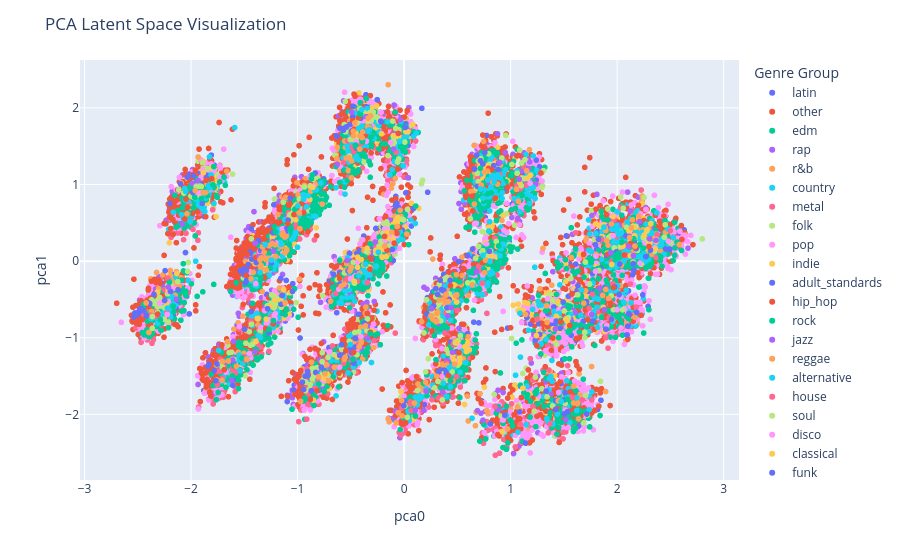
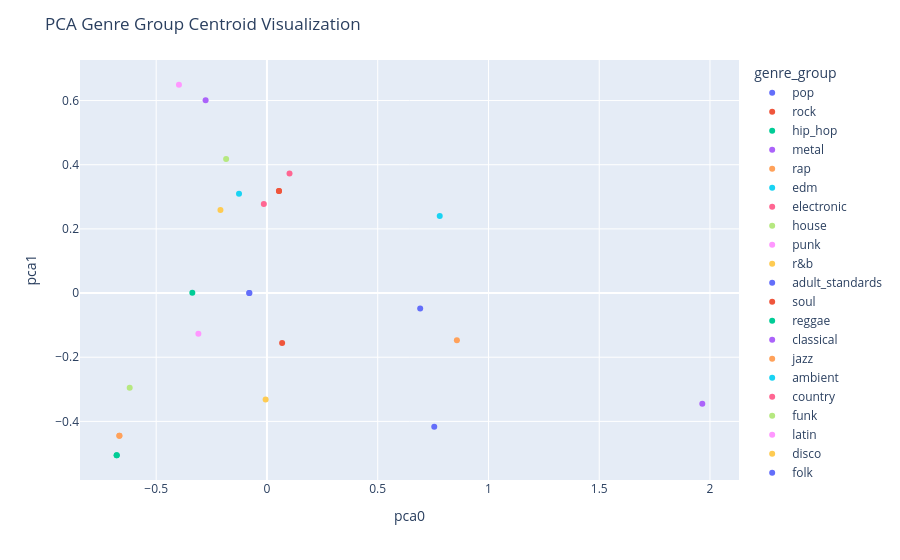
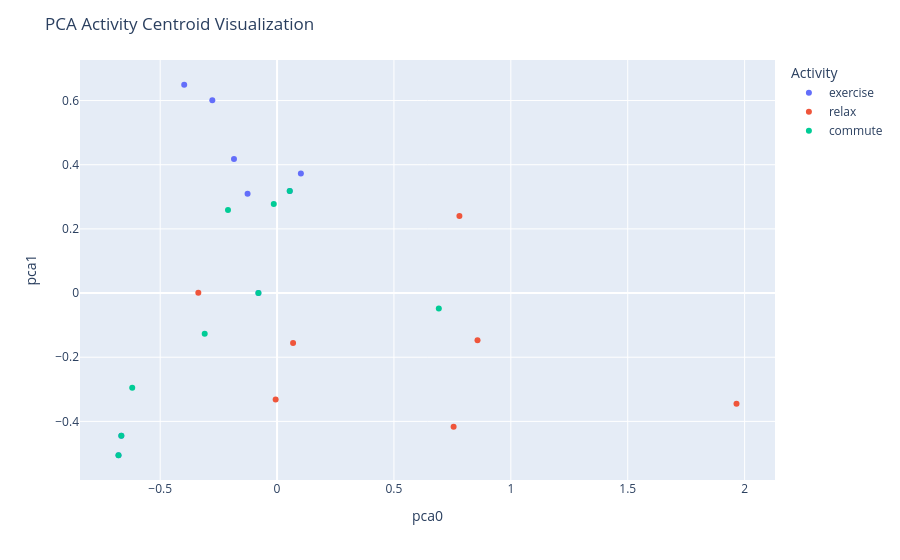

Source (notebook cell) for these figures, in order:
### Code cell
%run 03_encoder_inference.ipynb

### Figure 1 — Plotly figure (JSON) as saved in the notebook; plotly's stock layout.template omitted (floating-point values rounded to 4 significant figures; data arrays with more than 128 entries replaced by an {"elided": "..."} marker saying what was removed)
{"data": [{"hovertemplate": "genre_group=latin<br>pca0=%{x}<br>pca1=%{y}<extra></extra>", "legendgroup": "latin", "marker": {"color": "#636efa", "symbol": "circle"}, "mode": "markers", "name": "latin", "showlegend": true, "type": "scattergl", "x": {"elided": "501 float values"}, "xaxis": "x", "y": {"elided": "501 float values"}, "yaxis": "y"}, {"hovertemplate": "genre_group=other<br>pca0=%{x}<br>pca1=%{y}<extra></extra>", "legendgroup": "other", "marker": {"color": "#EF553B", "symbol": "circle"}, "mode": "markers", "name": "other", "showlegend": true, "type": "scattergl", "x": {"elided": "5756 float values"}, "xaxis": "x", "y": {"elided": "5756 float values"}, "yaxis": "y"}, {"hovertemplate": "genre_group=edm<br>pca0=%{x}<br>pca1=%{y}<extra></extra>", "legendgroup": "edm", "marker": {"color": "#00cc96", "symbol": "circle"}, "mode": "markers", "name": "edm", "showlegend": true, "type": "scattergl", "x": {"elided": "249 float values"}, "xaxis": "x", "y": {"elided": "249 float values"}, "yaxis": "y"}, {"hovertemplate": "genre_group=rap<br>pca0=%{x}<br>pca1=%{y}<extra></extra>", "legendgroup": "rap", "marker": {"color": "#ab63fa", "symbol": "circle"}, "mode": "markers", "name": "rap", "showlegend": true, "type": "scattergl", "x": {"elided": "1027 float values"}, "xaxis": "x", "y": {"elided": "1027 float values"}, "yaxis": "y"}, {"hovertemplate": "genre_group=r&b<br>pca0=%{x}<br>pca1=%{y}<extra></extra>", "legendgroup": "r&b", "marker": {"color": "#FFA15A", "symbol": "circle"}, "mode": "markers", "name": "r&b", "showlegend": true, "type": "scattergl", "x": {"elided": "770 float values"}, "xaxis": "x", "y": {"elided": "770 float values"}, "yaxis": "y"}, {"hovertemplate": "genre_group=country<br>pca0=%{x}<br>pca1=%{y}<extra></extra>", "legendgroup": "country", "marker": {"color": "#19d3f3", "symbol": "circle"}, "mode": "markers", "name": "country", "showlegend": true, "type": "scattergl", "x": {"elided": "1643 float values"}, "xaxis": "x", "y": {"elided": "1643 float values"}, "yaxis": "y"}, {"hovertemplate": "genre_group=metal<br>pca0=%{x}<br>pca1=%{y}<extra></extra>", "legendgroup": "metal", "marker": {"color": "#FF6692", "symbol": "circle"}, "mode": "markers", "name": "metal", "showlegend": true, "type": "scattergl", "x": {"elided": "1077 float values"}, "xaxis": "x", "y": {"elided": "1077 float values"}, "yaxis": "y"}, {"hovertemplate": "genre_group=folk<br>pca0=%{x}<br>pca1=%{y}<extra></extra>", "legendgroup": "folk", "marker": {"color": "#B6E880", "symbol": "circle"}, "mode": "markers", "name": "folk", "showlegend": true, "type": "scattergl", "x": {"elided": "455 float values"}, "xaxis": "x", "y": {"elided": "455 float values"}, "yaxis": "y"}, {"hovertemplate": "genre_group=pop<br>pca0=%{x}<br>pca1=%{y}<extra></extra>", "legendgroup": "pop", "marker": {"color": "#FF97FF", "symbol": "circle"}, "mode": "markers", "name": "pop", "showlegend": true, "type": "scattergl", "x": {"elided": "5758 float values"}, "xaxis": "x", "y": {"elided": "5758 float values"}, "yaxis": "y"}, {"hovertemplate": "genre_group=indie<br>pca0=%{x}<br>pca1=%{y}<extra></extra>", "legendgroup": "indie", "marker": {"color": "#FECB52", "symbol": "circle"}, "mode": "markers", "name": "indie", "showlegend": true, "type": "scattergl", "x": {"elided": "722 float values"}, "xaxis": "x", "y": {"elided": "722 float values"}, "yaxis": "y"}, {"hovertemplate": "genre_group=adult_standards<br>pca0=%{x}<br>pca1=%{y}<extra></extra>", "legendgroup": "adult_standards", "marker": {"color": "#636efa", "symbol": "circle"}, "mode": "markers", "name": "adult_standards", "showlegend": true, "type": "scattergl", "x": {"elided": "567 float values"}, "xaxis": "x", "y": {"elided": "567 float values"}, "yaxis": "y"}, {"hovertemplate": "genre_group=hip_hop<br>pca0=%{x}<br>pca1=%{y}<extra></extra>", "legendgroup": "hip_hop", "marker": {"color": "#EF553B", "symbol": "circle"}, "mode": "markers", "name": "hip_hop", "showlegend": true, "type": "scattergl", "x": {"elided": "2257 float values"}, "xaxis": "x", "y": {"elided": "2257 float values"}, "yaxis": "y"}, {"hovertemplate": "genre_group=rock<br>pca0=%{x}<br>pca1=%{y}<extra></extra>", "legendgroup": "rock", "marker": {"color": "#00cc96", "symbol": "circle"}, "mode": "markers", "name": "rock", "showlegend": true, "type": "scattergl", "x": {"elided": "2545 float values"}, "xaxis": "x", "y": {"elided": "2545 float values"}, "yaxis": "y"}, {"hovertemplate": "genre_group=jazz<br>pca0=%{x}<br>pca1=%{y}<extra></extra>", "legendgroup": "jazz", "marker": {"color": "#ab63fa", "symbol": "circle"}, "mode": "markers", "name": "jazz", "showlegend": true, "type": "scattergl", "x": [0.4112, -1.103, 0.3718, -0.09367, -0.05405, 2.123, 0.8442, 0.3756, -1.717, 0.7405, -0.4508, 1.496, 1.068, -1.106, -1.429, 1.155, -0.9844, -0.7939, -0.7909, 0.7561, 1.96, 1.154, -0.5122, 1.565, -1.011, -0.3898, -0.3285, -0.4265, -1.242, -0.4094, 2.316, 0.02066, 1.377, -1.309, 2.016, -0.6634, -0.4425, 0.4005, 0.3622, -2.333, -2.153, -1.397, 1.012, -1.258, -0.4451, -0.3304, 1.093, 1.763, -2.191, -0.9872, 0.5155, 1.068, -1.588, -0.498, -0.338, 1.583, 0.3628, -0.5057, -1.185, -0.4055, -1.398, 1.635, 2.209, 0.4802, -1.987, 1.237, 1.179, 0.02806, -0.02167, 0.7722, -2.251, -0.3457, -1.29, 0.4051, -0.855, 1.186, 0.7361, -1.61, -0.003316, -1.268, 0.472, 1.095, 1.219, -0.2717, 0.4118, 0.8855, 0.3206, 1.168, 0.3744, -1.307, -0.4403, -0.1386, -0.3974, 0.9499, -0.7713, 1.607, 0.7954, 0.0315, 0.4683, 1.852, 1.916, -0.3879, -0.3009, 0.4619, -0.4091, -0.724, -0.3626, 2.279, -1.483], "xaxis": "x", "y": [-1.579, 0.5538, -0.3162, 1.666, 1.687, 0.6536, 1.06, -0.6022, -1.393, -2.076, 1.767, -0.6214, 0.558, 0.5727, 0.05026, -0.6818, 0.6928, -1.29, -1.41, 1.187, 0.5417, 1.045, -1.164, -0.7594, 0.3904, 1.897, 1.9, 1.789, 0.2939, 1.832, 0.4326, 1.66, -1.73, 0.1723, 0.474, -1.408, -0.1444, -1.3, -0.3322, -0.3638, -0.3548, 0.01475, 0.5694, -0.565, -0.1854, 1.826, 1.054, 0.5949, -0.4267, 0.7534, -0.8766, 0.9564, -1.279, -1.066, 1.871, -0.2634, -1.707, -0.4275, -0.7882, -1.076, -1.182, -0.4281, 0.5148, -0.3161, 1.01, 1.006, 1.295, 1.72, 1.615, 0.9562, -0.3368, 1.747, 0.2163, -0.3618, -1.597, 1.07, 1.019, -1.3, -1.819, 0.1693, -1.286, 1.177, -0.9574, 0.2491, -1.31, -1.941, -0.8123, 1.207, -0.4881, -0.607, -1.187, 0.5357, 1.892, 1.416, -1.629, -0.6726, 1.283, 1.091, -1.044, -0.4371, 0.4528, 1.98, 0.1099, -1.219, 1.541, -1.499, -0.1196, 0.3227, 0.03334], "yaxis": "y"}, {"hovertemplate": "genre_group=reggae<br>pca0=%{x}<br>pca1=%{y}<extra></extra>", "legendgroup": "reggae", "marker": {"color": "#FFA15A", "symbol": "circle"}, "mode": "markers", "name": "reggae", "showlegend": true, "type": "scattergl", "x": {"elided": "250 float values"}, "xaxis": "x", "y": {"elided": "250 float values"}, "yaxis": "y"}, {"hovertemplate": "genre_group=alternative<br>pca0=%{x}<br>pca1=%{y}<extra></extra>", "legendgroup": "alternative", "marker": {"color": "#19d3f3", "symbol": "circle"}, "mode": "markers", "name": "alternative", "showlegend": true, "type": "scattergl", "x": {"elided": "645 float values"}, "xaxis": "x", "y": {"elided": "645 float values"}, "yaxis": "y"}, {"hovertemplate": "genre_group=house<br>pca0=%{x}<br>pca1=%{y}<extra></extra>", "legendgroup": "house", "marker": {"color": "#FF6692", "symbol": "circle"}, "mode": "markers", "name": "house", "showlegend": true, "type": "scattergl", "x": {"elided": "178 float values"}, "xaxis": "x", "y": {"elided": "178 float values"}, "yaxis": "y"}, {"hovertemplate": "genre_group=soul<br>pca0=%{x}<br>pca1=%{y}<extra></extra>", "legendgroup": "soul", "marker": {"color": "#B6E880", "symbol": "circle"}, "mode": "markers", "name": "soul", "showlegend": true, "type": "scattergl", "x": {"elided": "351 float values"}, "xaxis": "x", "y": {"elided": "351 float values"}, "yaxis": "y"}, {"hovertemplate": "genre_group=disco<br>pca0=%{x}<br>pca1=%{y}<extra></extra>", "legendgroup": "disco", "marker": {"color": "#FF97FF", "symbol": "circle"}, "mode": "markers", "name": "disco", "showlegend": true, "type": "scattergl", "x": [-2.294, -0.1784, -0.4511, -0.4888, 1.542, -1.355, 2.481, -0.3928, -1.671, 1.478, 0.4524, -0.765, -0.612, 0.6783, 2.355, -0.6061, 0.7745, 2.168, 2.214, 1.801, -1.262, -1.965, -0.307, -2.167, 1.797, -1.612, 1.183, 1.451, -0.9957, -1.144, 0.4504, 0.4784, -0.3538, 2.247, -1.29, 0.794, -1.453, 0.7372, -0.4052, -1.257, 2.037, -0.3843, -0.6978, 1.391, 0.5211, -1.266, -1.307, -0.5019, -1.918, -1.206, 2.035, -0.4363, 1.513, -1.219, -1.905, -1.262, 0.7394, 0.8393, -0.457, -1.444, -2.224, 0.9295, 1.961, 1.105, -0.4696, -2.254, 1.601, -1.343, 1.768, -0.1352, -1.205, 1.902, 1.44, -0.0698, -0.1267, -1.295, -0.398, -0.7336, -2.215, 2.121, -1.139, 0.775, -1.393, -0.1498, -0.189, -0.4345, -0.9283, 1.346, -1.21, 2.31, -0.1817, -0.287, -0.1143, 2.009, -2.21, -1.212, -1.292, -0.9805, 1.999, -0.001273, -1.364, 0.3587, 0.354, -1.548], "xaxis": "x", "y": [-0.5478, 0.2738, 1.558, 1.762, -2.17, 0.1279, 0.2581, 1.783, -1.452, -1.51, -1.259, -1.569, -0.3651, 0.4937, 0.1738, -1.383, 1.19, -0.4436, -0.02622, 0.0652, 0.1997, 0.8517, 1.768, -0.3528, -0.1327, -1.282, 1.017, -1.714, 0.6515, 0.4191, -1.21, -1.303, 1.566, 0.2296, 0.2013, 1.164, -1.207, 1.226, -0.9867, 0.1014, -0.8707, 1.822, -1.185, -0.766, -1.113, 0.04722, -0.6459, -0.2283, 0.8906, 0.1921, -0.4682, -0.009561, -1.943, -0.7144, 1.096, -0.7676, -0.1779, 0.06657, -0.1906, -0.1427, -0.6966, -2.075, 0.3309, 0.3418, -0.2057, -0.5167, -1.564, -0.8651, 0.4536, 0.3197, 0.2369, -0.8396, -1.822, 0.3316, 1.548, -0.01917, 1.747, -1.475, -0.5313, 0.344, 0.4239, 0.2255, -0.2941, 0.4133, 0.1483, -1.143, 0.7938, -0.4916, -0.688, 0.2343, 0.4213, -0.8212, 0.256, 0.3716, -0.3983, -0.7503, -0.8134, 0.6572, -0.6342, -1.76, -0.1704, -1.505, -1.143, -0.8531], "yaxis": "y"}, {"hovertemplate": "genre_group=classical<br>pca0=%{x}<br>pca1=%{y}<extra></extra>", "legendgroup": "classical", "marker": {"color": "#FECB52", "symbol": "circle"}, "mode": "markers", "name": "classical", "showlegend": true, "type": "scattergl", "x": {"elided": "138 float values"}, "xaxis": "x", "y": {"elided": "138 float values"}, "yaxis": "y"}, {"hovertemplate": "genre_group=funk<br>pca0=%{x}<br>pca1=%{y}<extra></extra>", "legendgroup": "funk", "marker": {"color": "#636efa", "symbol": "circle"}, "mode": "markers", "name": "funk", "showlegend": true, "type": "scattergl", "x": {"elided": "189 float values"}, "xaxis": "x", "y": {"elided": "189 float values"}, "yaxis": "y"}, {"hovertemplate": "genre_group=ambient<br>pca0=%{x}<br>pca1=%{y}<extra></extra>", "legendgroup": "ambient", "marker": {"color": "#EF553B", "symbol": "circle"}, "mode": "markers", "name": "ambient", "showlegend": true, "type": "scattergl", "x": [-0.1829, -0.8183, 0.5144, -0.3748, -1.481, 2.13, 0.01515, 1.346, -0.8804, -1.394, 0.8849, -0.701, -0.4884, 0.6448, 1.9, 0.7765, -2.313, -0.6041, 0.6398, 1.913, 2.299, -0.4743, 1.936, 0.8715, 2.067, -0.3209, -0.3648, 2.126, -0.3096, 1.556, -0.06036, -0.5505, -1.472, 0.3841, -2.048, 1.558, -0.9301, -1.988, -0.5465, 0.785, 0.8229, -1.082, -0.317, 0.5068, 2.169, -2.03, -1.806, -1.09, -0.3979, -0.3169, -1.311, -0.4273, -1.94, -0.6115, 0.4353, -0.2816, -0.4706, 0.8305, -0.1606, -1.396, -0.9431, -1.689, 1.966, -0.9029, -0.06691, -0.0767, -0.9638, -1.006, -0.0441, 0.8557, -0.4816, 1.284, 1.396, -1.859, 1.865, 0.4176, -0.3621, -1.034, -0.9622, 1.246, -1.228, 1.936, -0.05462, -0.6689, -2.058, -1.979, 0.7927, 1.726, -0.0924, -1.292, -1.298, 1.47, -1.384, 0.737], "xaxis": "x", "y": [0.3232, -1.689, -1.195, -1.082, -0.1867, 0.2246, -2.111, -0.8553, -1.802, 0.05022, 1.019, -1.583, 1.67, 0.6545, 0.6047, 1.059, -0.6906, -0.2258, 0.8465, 0.09092, 0.191, -1.189, -0.5771, -2.096, 0.07969, -0.1055, 1.442, 0.2299, 1.412, -0.84, 1.202, -1.275, 0.08439, -0.4796, 0.8093, -1.707, 0.7237, 0.6209, -1.17, 0.9887, 1.193, 0.7268, -0.9282, -0.3631, 0.1814, 0.703, 1.076, 0.4884, -1.1, -0.9892, -0.2085, 1.87, 0.6463, -1.461, -0.3211, -0.641, 1.72, -0.01777, 0.1421, -0.1306, 0.6347, -1.417, -0.3453, 0.385, 0.3615, 0.417, 0.3914, 0.6971, 0.4433, 0.8233, 1.835, 1.15, -1.003, 1.055, -0.6451, -1.494, 1.646, 0.6086, 0.7531, -1.105, -0.8193, -0.5492, 1.667, -1.379, 0.5503, 0.6973, 1.209, -0.7655, 0.2354, 0.1331, -0.8763, -0.7914, -0.1069, -0.02128], "yaxis": "y"}, {"hovertemplate": "genre_group=punk<br>pca0=%{x}<br>pca1=%{y}<extra></extra>", "legendgroup": "punk", "marker": {"color": "#00cc96", "symbol": "circle"}, "mode": "markers", "name": "punk", "showlegend": true, "type": "scattergl", "x": [-1.848, 2.151, -1.243, -0.3917, 0.4353, -0.3978, -1.387, 0.6951, -0.4768, 1.107, 0.215, 0.8872, -0.3294, -1.062, -1.027, -1.966, -0.3789, -1.381, 0.852, -2.289, -1.354, -2.167, -0.4292, 0.5008, 2.04, 2.017, -1.267, -0.9312, -1.037, -1.321, 0.7445, -0.3915, -0.8396, -0.407, -1.068, 0.7899, -0.8213, -0.2729, 0.8802, -1.228, -2.203, 2.212, -0.4138, -0.4445, -0.9323, -0.3054, -2.161, -1.475, 0.7471, -0.3976, -0.8651, -0.1078, -1.215, -1.878, 0.834, 0.526, -0.4554, 1.896, 0.8171, -0.844, 0.7283, -0.4488, -0.9585, -1.903, -0.9032, 0.7863, -0.3758, 1.965, 0.2759, -0.7995, 1.898, -2.109, 0.93, -1.213, -0.7769, 0.7654, -1.597, -0.7451, -1.348, 0.3163, -1.794, -1.612, 0.9022, 0.7501, 0.7168, -1.522, -1.188, -1.977, 0.7079, 1.981, 0.8723, 0.786, 0.7157, 0.9886, -0.3298, -0.3172, -0.9714, -0.4009, 0.7914, -0.7313, -1.256, -1.267, 1.531, -0.4568, 2.41, 2.014, -0.9324, -0.48, -0.3629, 0.8723, 2.015, 2.157, -2.026, -0.3904, 0.7347, 0.7176, -0.323, -0.9454, -1.208, 1.515, 2.248], "xaxis": "x", "y": [0.8537, 0.5749, 0.2045, 1.56, -1.558, 1.595, -0.1767, 0.5629, 1.171, 0.8575, -1.758, 0.1977, 1.302, 0.435, 0.6747, 0.833, 1.4, -1.289, 1.138, -0.7626, -0.1054, -0.5888, 1.191, -0.3836, 0.2444, 0.04336, 0.1029, -1.784, -0.6283, -0.02912, 1.019, -0.2129, 0.6642, 1.916, 0.4114, -0.04026, 0.7187, -0.1433, -0.06503, -0.7749, -0.2755, 0.2179, 1.931, -0.1979, 0.4801, 1.624, -0.6619, -1.418, 0.7833, 1.579, 0.653, 0.4414, -0.9926, 0.9058, -0.06465, -0.2697, 1.501, -0.06652, 0.8914, 0.6784, 0.848, 1.498, 0.5371, 0.817, 0.529, 0.8798, 1.761, 0.08497, -0.8414, -1.603, 0.2212, -0.4949, -0.02954, 0.1757, 0.8739, -2.32, -1.365, -1.45, -0.2121, -0.8849, 0.9952, -1.497, 0.03723, -0.1077, 1.21, -1.265, 0.09638, 0.6976, -0.3687, 0.02279, 0.9712, 1.026, 0.9392, 0.3032, 1.747, -0.949, 0.4828, 1.691, 1.105, 0.8388, -0.08969, -0.8904, -1.8, 1.515, 0.05518, 0.1039, 0.5485, -1.282, -1.221, -0.01835, 0.0447, 0.2912, 0.6249, 1.57, 0.9987, 0.9207, 1.752, -1.825, 0.3816, 0.01966, 0.1693], "yaxis": "y"}, {"hovertemplate": "genre_group=electronic<br>pca0=%{x}<br>pca1=%{y}<extra></extra>", "legendgroup": "electronic", "marker": {"color": "#ab63fa", "symbol": "circle"}, "mode": "markers", "name": "electronic", "showlegend": true, "type": "scattergl", "x": [0.7974, 0.1034, -1.227, 1.42, 2.109, -0.5497, -0.5364, -0.3445, -1.665, 0.6886, -0.4915, -1.404, 0.8981, 1.939, -0.3482, 0.4558, -0.07874, -1.399, -1.61, -1.603, 1.835, -1.709, -2.14, -1.36, -0.7088, 2.152, 0.409, 0.4421, 2.306, 0.2071, 1.9, -2.082, -1.62, -2.213, -1.232, -0.1, -0.03731, -0.09434, 1.08, 1.879, 1.518, 2.366, 1.762, -1.934, 0.6797, 0.2574, -0.355, -0.6259, -0.402, 0.1852], "xaxis": "x", "y": [1.038, -1.945, 0.1295, -0.8853, 0.189, -0.3237, 0.008709, -1.006, -1.311, -1.951, 1.943, -0.1345, 1.287, 0.1087, -0.8444, -1.188, -1.955, 0.2325, -1.291, -1.047, -0.3549, -1.555, -0.4993, 0.06044, -1.37, 0.07218, -0.7152, -0.6066, 0.2906, -1.696, -0.3572, 0.4822, -1.556, -0.3397, 0.2521, 1.463, 1.843, 2.037, 1.068, -0.6322, -2.069, 0.2719, -0.6966, 1.05, -0.1382, -0.6195, 1.885, 1.265, -1.135, -1.946], "yaxis": "y"}, {"hovertemplate": "genre_group=gospel<br>pca0=%{x}<br>pca1=%{y}<extra></extra>", "legendgroup": "gospel", "marker": {"color": "#FFA15A", "symbol": "circle"}, "mode": "markers", "name": "gospel", "showlegend": true, "type": "scattergl", "x": {"elided": "149 float values"}, "xaxis": "x", "y": {"elided": "149 float values"}, "yaxis": "y"}, {"hovertemplate": "genre_group=christian<br>pca0=%{x}<br>pca1=%{y}<extra></extra>", "legendgroup": "christian", "marker": {"color": "#19d3f3", "symbol": "circle"}, "mode": "markers", "name": "christian", "showlegend": true, "type": "scattergl", "x": [1.665, -1.305, -0.9475, -2.051, -1.247, 1.087, -1.153, -0.3411, 0.4239, 0.8137, 1.285, 1.276, 1.732, -0.3619, 1.476, -0.9445, 0.3684, 0.7182, 1.996, -0.4248, 0.8095, -0.4274, -1.351, 0.8311, 0.8998, 1.995, 1.259, -0.3272, 2.04, -0.0414, -0.9963, 1.951, -0.9002, -0.3962, -0.5046, -0.2418, 0.9025, 1.733, 0.8465, 0.8212, 0.879, -0.3979, 1.99, 1.799, 2.017, 1.267, 1.876, 0.7404, 0.8743, 0.6377, 0.7839, 0.7405, -2.222, 0.7952, -0.9175], "xaxis": "x", "y": [-0.3759, 0.2152, 0.8681, 0.9091, 0.01301, -0.6796, 0.2197, 1.695, -1.389, 0.9658, -0.5764, -0.5675, 0.537, -0.04261, -1.831, 0.8069, -1.592, 0.9408, 0.2452, -0.1886, -0.004014, 1.734, -0.1482, 1.115, 0.06992, 0.4065, -0.525, 1.714, 0.371, 1.565, 0.7223, 0.4133, 0.853, 1.763, -1.089, 0.1157, 1.086, 0.1447, 1.035, 1.109, 1.125, 1.976, 0.4158, 0.3627, 0.3444, -0.5749, 0.4443, 0.8218, 1.094, -2.05, 1.06, 0.07573, -0.6136, 0.3929, 0.7083], "yaxis": "y"}], "layout": {"legend": {"title": {"text": "Genre Group"}, "tracegroupgap": 0}, "margin": {"t": 60}, "title": {"text": "PCA Latent Space Visualization"}, "xaxis": {"anchor": "y", "domain": [0, 1], "title": {"text": "pca0"}}, "yaxis": {"anchor": "x", "domain": [0, 1], "title": {"text": "pca1"}}}}

### Figure 2 — Plotly figure (JSON) as saved in the notebook; plotly's stock layout.template omitted (floating-point values rounded to 4 significant figures)
{"data": [{"hovertemplate": "genre_group=pop<br>pca0=%{x}<br>pca1=%{y}<extra></extra>", "legendgroup": "pop", "marker": {"color": "#636efa", "symbol": "circle"}, "mode": "markers", "name": "pop", "orientation": "v", "showlegend": true, "type": "scatter", "x": [-0.07974, -0.07974], "xaxis": "x", "y": [0.00045, 0.00045], "yaxis": "y"}, {"hovertemplate": "genre_group=rock<br>pca0=%{x}<br>pca1=%{y}<extra></extra>", "legendgroup": "rock", "marker": {"color": "#EF553B", "symbol": "circle"}, "mode": "markers", "name": "rock", "orientation": "v", "showlegend": true, "type": "scatter", "x": [0.05428, 0.05428], "xaxis": "x", "y": [0.3185, 0.3185], "yaxis": "y"}, {"hovertemplate": "genre_group=hip_hop<br>pca0=%{x}<br>pca1=%{y}<extra></extra>", "legendgroup": "hip_hop", "marker": {"color": "#00cc96", "symbol": "circle"}, "mode": "markers", "name": "hip_hop", "orientation": "v", "showlegend": true, "type": "scatter", "x": [-0.6783, -0.6783], "xaxis": "x", "y": [-0.5056, -0.5056], "yaxis": "y"}, {"hovertemplate": "genre_group=metal<br>pca0=%{x}<br>pca1=%{y}<extra></extra>", "legendgroup": "metal", "marker": {"color": "#ab63fa", "symbol": "circle"}, "mode": "markers", "name": "metal", "orientation": "v", "showlegend": true, "type": "scatter", "x": [-0.277], "xaxis": "x", "y": [0.6008], "yaxis": "y"}, {"hovertemplate": "genre_group=rap<br>pca0=%{x}<br>pca1=%{y}<extra></extra>", "legendgroup": "rap", "marker": {"color": "#FFA15A", "symbol": "circle"}, "mode": "markers", "name": "rap", "orientation": "v", "showlegend": true, "type": "scatter", "x": [-0.6661, -0.6661], "xaxis": "x", "y": [-0.4447, -0.4447], "yaxis": "y"}, {"hovertemplate": "genre_group=edm<br>pca0=%{x}<br>pca1=%{y}<extra></extra>", "legendgroup": "edm", "marker": {"color": "#19d3f3", "symbol": "circle"}, "mode": "markers", "name": "edm", "orientation": "v", "showlegend": true, "type": "scatter", "x": [-0.1261], "xaxis": "x", "y": [0.3098], "yaxis": "y"}, {"hovertemplate": "genre_group=electronic<br>pca0=%{x}<br>pca1=%{y}<extra></extra>", "legendgroup": "electronic", "marker": {"color": "#FF6692", "symbol": "circle"}, "mode": "markers", "name": "electronic", "orientation": "v", "showlegend": true, "type": "scatter", "x": [0.1019], "xaxis": "x", "y": [0.3728], "yaxis": "y"}, {"hovertemplate": "genre_group=house<br>pca0=%{x}<br>pca1=%{y}<extra></extra>", "legendgroup": "house", "marker": {"color": "#B6E880", "symbol": "circle"}, "mode": "markers", "name": "house", "orientation": "v", "showlegend": true, "type": "scatter", "x": [-0.1843], "xaxis": "x", "y": [0.4182], "yaxis": "y"}, {"hovertemplate": "genre_group=punk<br>pca0=%{x}<br>pca1=%{y}<extra></extra>", "legendgroup": "punk", "marker": {"color": "#FF97FF", "symbol": "circle"}, "mode": "markers", "name": "punk", "orientation": "v", "showlegend": true, "type": "scatter", "x": [-0.3972], "xaxis": "x", "y": [0.6493], "yaxis": "y"}, {"hovertemplate": "genre_group=r&b<br>pca0=%{x}<br>pca1=%{y}<extra></extra>", "legendgroup": "r&b", "marker": {"color": "#FECB52", "symbol": "circle"}, "mode": "markers", "name": "r&b", "orientation": "v", "showlegend": true, "type": "scatter", "x": [-0.006053], "xaxis": "x", "y": [-0.3316], "yaxis": "y"}, {"hovertemplate": "genre_group=adult_standards<br>pca0=%{x}<br>pca1=%{y}<extra></extra>", "legendgroup": "adult_standards", "marker": {"color": "#636efa", "symbol": "circle"}, "mode": "markers", "name": "adult_standards", "orientation": "v", "showlegend": true, "type": "scatter", "x": [0.7553], "xaxis": "x", "y": [-0.4164], "yaxis": "y"}, {"hovertemplate": "genre_group=soul<br>pca0=%{x}<br>pca1=%{y}<extra></extra>", "legendgroup": "soul", "marker": {"color": "#EF553B", "symbol": "circle"}, "mode": "markers", "name": "soul", "orientation": "v", "showlegend": true, "type": "scatter", "x": [0.06853], "xaxis": "x", "y": [-0.1556], "yaxis": "y"}, {"hovertemplate": "genre_group=reggae<br>pca0=%{x}<br>pca1=%{y}<extra></extra>", "legendgroup": "reggae", "marker": {"color": "#00cc96", "symbol": "circle"}, "mode": "markers", "name": "reggae", "orientation": "v", "showlegend": true, "type": "scatter", "x": [-0.3368], "xaxis": "x", "y": [0.0009604], "yaxis": "y"}, {"hovertemplate": "genre_group=classical<br>pca0=%{x}<br>pca1=%{y}<extra></extra>", "legendgroup": "classical", "marker": {"color": "#ab63fa", "symbol": "circle"}, "mode": "markers", "name": "classical", "orientation": "v", "showlegend": true, "type": "scatter", "x": [1.965], "xaxis": "x", "y": [-0.3453], "yaxis": "y"}, {"hovertemplate": "genre_group=jazz<br>pca0=%{x}<br>pca1=%{y}<extra></extra>", "legendgroup": "jazz", "marker": {"color": "#FFA15A", "symbol": "circle"}, "mode": "markers", "name": "jazz", "orientation": "v", "showlegend": true, "type": "scatter", "x": [0.8574], "xaxis": "x", "y": [-0.1472], "yaxis": "y"}, {"hovertemplate": "genre_group=ambient<br>pca0=%{x}<br>pca1=%{y}<extra></extra>", "legendgroup": "ambient", "marker": {"color": "#19d3f3", "symbol": "circle"}, "mode": "markers", "name": "ambient", "orientation": "v", "showlegend": true, "type": "scatter", "x": [0.78], "xaxis": "x", "y": [0.2401], "yaxis": "y"}, {"hovertemplate": "genre_group=country<br>pca0=%{x}<br>pca1=%{y}<extra></extra>", "legendgroup": "country", "marker": {"color": "#FF6692", "symbol": "circle"}, "mode": "markers", "name": "country", "orientation": "v", "showlegend": true, "type": "scatter", "x": [-0.01409], "xaxis": "x", "y": [0.2778], "yaxis": "y"}, {"hovertemplate": "genre_group=funk<br>pca0=%{x}<br>pca1=%{y}<extra></extra>", "legendgroup": "funk", "marker": {"color": "#B6E880", "symbol": "circle"}, "mode": "markers", "name": "funk", "orientation": "v", "showlegend": true, "type": "scatter", "x": [-0.6196], "xaxis": "x", "y": [-0.2952], "yaxis": "y"}, {"hovertemplate": "genre_group=latin<br>pca0=%{x}<br>pca1=%{y}<extra></extra>", "legendgroup": "latin", "marker": {"color": "#FF97FF", "symbol": "circle"}, "mode": "markers", "name": "latin", "orientation": "v", "showlegend": true, "type": "scatter", "x": [-0.3095], "xaxis": "x", "y": [-0.1268], "yaxis": "y"}, {"hovertemplate": "genre_group=disco<br>pca0=%{x}<br>pca1=%{y}<extra></extra>", "legendgroup": "disco", "marker": {"color": "#FECB52", "symbol": "circle"}, "mode": "markers", "name": "disco", "orientation": "v", "showlegend": true, "type": "scatter", "x": [-0.2099], "xaxis": "x", "y": [0.2592], "yaxis": "y"}, {"hovertemplate": "genre_group=folk<br>pca0=%{x}<br>pca1=%{y}<extra></extra>", "legendgroup": "folk", "marker": {"color": "#636efa", "symbol": "circle"}, "mode": "markers", "name": "folk", "orientation": "v", "showlegend": true, "type": "scatter", "x": [0.6918], "xaxis": "x", "y": [-0.04803], "yaxis": "y"}], "layout": {"legend": {"title": {"text": "genre_group"}, "tracegroupgap": 0}, "margin": {"t": 60}, "title": {"text": "PCA Genre Group Centroid Visualization"}, "xaxis": {"anchor": "y", "domain": [0, 1], "title": {"text": "pca0"}}, "yaxis": {"anchor": "x", "domain": [0, 1], "title": {"text": "pca1"}}}}

### Figure 3 — Plotly figure (JSON) as saved in the notebook; plotly's stock layout.template omitted (floating-point values rounded to 4 significant figures)
{"data": [{"hovertemplate": "activity=exercise<br>pca0=%{x}<br>pca1=%{y}<extra></extra>", "legendgroup": "exercise", "marker": {"color": "#636efa", "symbol": "circle"}, "mode": "markers", "name": "exercise", "orientation": "v", "showlegend": true, "type": "scatter", "x": [-0.07974, 0.05428, -0.6783, -0.277, -0.6661, -0.1261, 0.1019, -0.1843, -0.3972], "xaxis": "x", "y": [0.00045, 0.3185, -0.5056, 0.6008, -0.4447, 0.3098, 0.3728, 0.4182, 0.6493], "yaxis": "y"}, {"hovertemplate": "activity=relax<br>pca0=%{x}<br>pca1=%{y}<extra></extra>", "legendgroup": "relax", "marker": {"color": "#EF553B", "symbol": "circle"}, "mode": "markers", "name": "relax", "orientation": "v", "showlegend": true, "type": "scatter", "x": [-0.006053, 0.7553, 0.06853, -0.3368, 1.965, 0.8574, 0.78], "xaxis": "x", "y": [-0.3316, -0.4164, -0.1556, 0.0009604, -0.3453, -0.1472, 0.2401], "yaxis": "y"}, {"hovertemplate": "activity=commute<br>pca0=%{x}<br>pca1=%{y}<extra></extra>", "legendgroup": "commute", "marker": {"color": "#00cc96", "symbol": "circle"}, "mode": "markers", "name": "commute", "orientation": "v", "showlegend": true, "type": "scatter", "x": [-0.07974, 0.05428, -0.01409, -0.6783, -0.6196, -0.3095, -0.2099, 0.6918, -0.6661], "xaxis": "x", "y": [0.00045, 0.3185, 0.2778, -0.5056, -0.2952, -0.1268, 0.2592, -0.04803, -0.4447], "yaxis": "y"}], "layout": {"legend": {"title": {"text": "Activity"}, "tracegroupgap": 0}, "margin": {"t": 60}, "title": {"text": "PCA Activity Centroid Visualization"}, "xaxis": {"anchor": "y", "domain": [0, 1], "title": {"text": "pca0"}}, "yaxis": {"anchor": "x", "domain": [0, 1], "title": {"text": "pca1"}}}}
